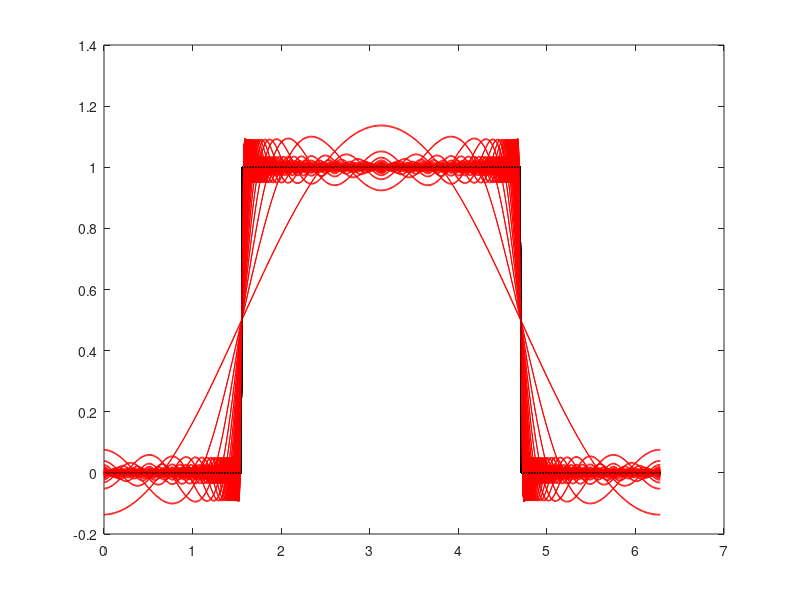

This chart was generated by the following MATLAB code:
clear all, close all, clc

% Define the grid spacing and length of the interval
dx = 0.01;       % Grid step size
L = 2*pi;        % Length of the interval
x = 0:dx:L;      % Create an array from 0 to L with step size dx

% Define the initial function f
f = zeros(size(x));  % Initialize f with zeros the same size as x
% f = sin(x/L);      % Uncomment to use sine function for f (commented out)
% f = ones(size(x)); % Uncomment to use a constant function for f (commented out)

% Set the middle half of f to 1
f(floor(length(f)/4):floor(3*length(f)/4)) = 1 + f(floor(length(f)/4):floor(3*length(f)/4));

% Initialize Fourier Series approximation fFS
fFS = zeros(size(x));

% Compute the zeroth Fourier coefficient (A0)
A0 = (1/pi)*sum(f.*ones(size(x)))*dx;  % Integral approximation for A0

% Begin Fourier Series approximation loop, m defines the number of terms
for m = 1:100
    fFS = A0/2;  % Start with the zeroth term in Fourier Series
    
    % Compute the Fourier coefficients and sum the terms
    for k = 1:m
        Ak = (1/pi)*sum(f.*cos(2*pi*k*x/L))*dx;  % Calculate Ak coefficient
        Bk = (1/pi)*sum(f.*sin(2*pi*k*x/L))*dx;  % Calculate Bk coefficient
        fFS = fFS + Ak*cos(2*k*pi*x/L) + Bk*sin(2*k*pi*x/L);  % Update Fourier Series sum
    end
    
    % Plot the original function f and its Fourier Series approximation fFS
    plot(x, f, 'k')       % Plot original function in black
    hold on
    plot(x, fFS, 'r-')    % Plot Fourier Series approximation in red
    
    % Pause to visualize the evolution of the approximation
    pause(0.1)
end
